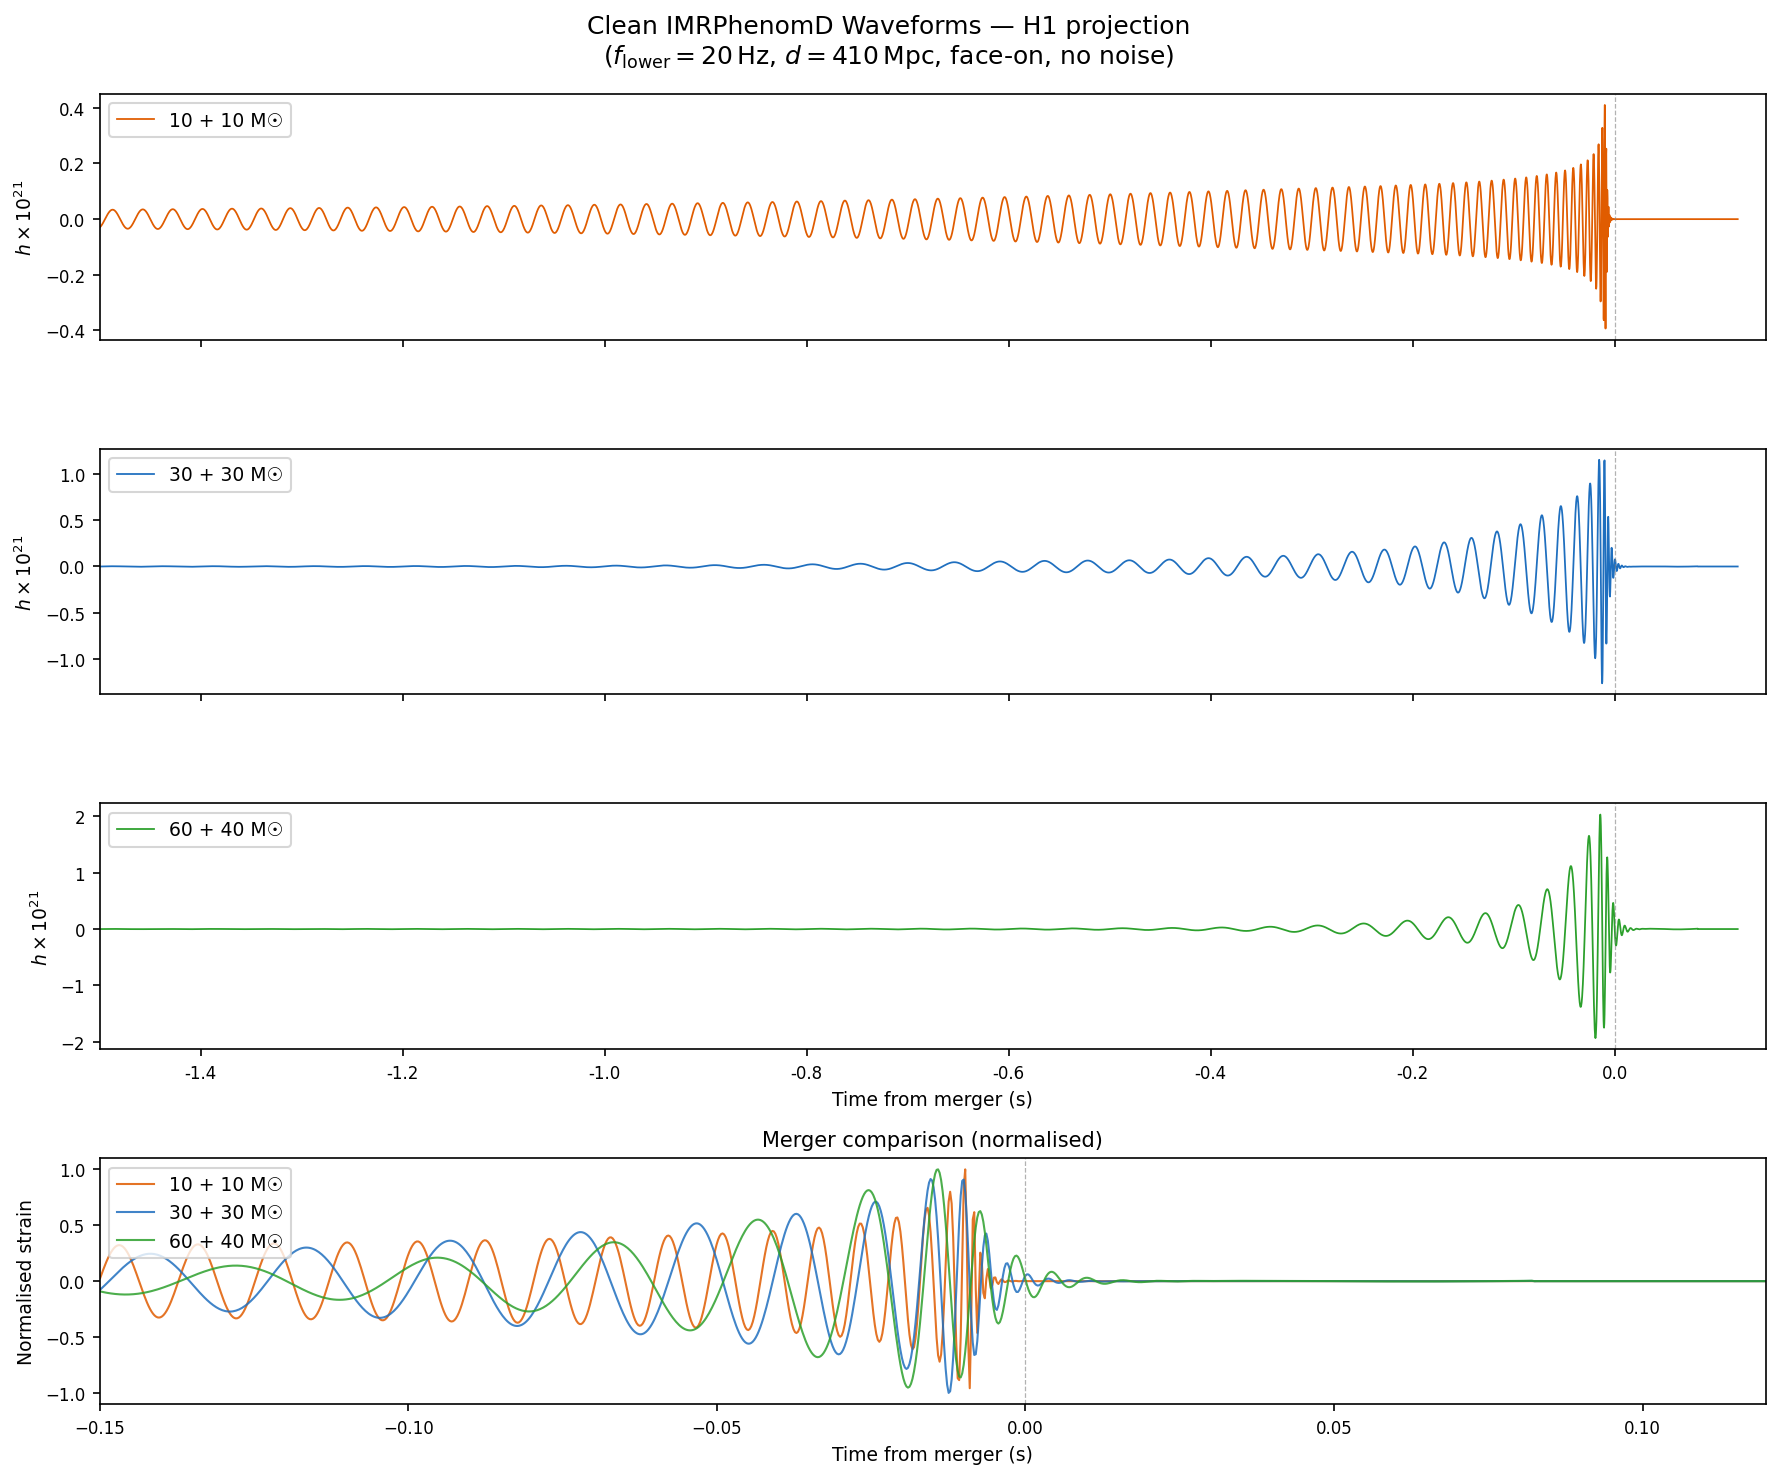

Reproduce this figure in Python.
"""
plot_waveform.py — Plot clean GW waveforms using the same pipeline as gw_datagen.py.

Pipeline (mirrors _generate_single_waveform exactly):
  1. get_fd_waveform  (delta_f = 1/256, IMRPhenomD)
  2. np.fft.irfft + scale by delta_f * N
  3. Assemble: last (target_length - n_ringdown) samples + first n_ringdown samples
  4. _apply_end_taper  (cosine-taper last 128 samples)
  5. highpass_fir at 35 Hz, 128 taps
  6. Detector.project_wave  (H1, face-on overhead)

Run:
    python plot_waveform.py
"""

import os
import numpy as np
import matplotlib.pyplot as plt
from pycbc.waveform import get_fd_waveform
from pycbc.types import TimeSeries
from pycbc.filter import highpass_fir
from pycbc.detector import Detector

# Import helpers directly from gw_datagen so the pipeline is identical
from gw_datagen import _apply_end_taper, _HIGHPASS_FC

# ---------------------------------------------------------------------------
# Parameters (match gw_datagen defaults)
# ---------------------------------------------------------------------------
SAMPLE_RATE  = 4096
DELTA_T      = 1.0 / SAMPLE_RATE
F_LOWER      = 20.0
F_FINAL      = 2048.0
DELTA_F_FD   = 1.0 / 256        # FD resolution used throughout gw_datagen
N_RINGDOWN   = 500               # merger + early ringdown samples kept
TARGET_LEN   = 16384             # 4 s at 4096 Hz
DETECTOR     = 'H1'
GPS_TIME     = 1126259462.4      # GW150914 epoch (same default as gw_datagen)

# (label, mass1, mass2, colour)
CONFIGS = [
    ("10 + 10 M\u2609",  10,  10, "#e05c00"),
    ("30 + 30 M\u2609",  30,  30, "#1f6fbf"),
    ("60 + 40 M\u2609",  60,  40, "#2ca02c"),
]

# Merger sits at this sample index after assembly
_MERGER_IDX = TARGET_LEN - N_RINGDOWN


def generate_clean_signal(m1, m2):
    """
    Generate a clean (noise-free) detector signal using the same FD->IRFFT
    pipeline as _generate_single_waveform in gw_datagen.py.

    Returns
    -------
    times : np.ndarray
        Time in seconds relative to merger (merger = 0).
    signal : np.ndarray
        Strain projected onto H1.
    """
    # Step 1: frequency-domain waveform
    hp_fd, hc_fd = get_fd_waveform(
        approximant='IMRPhenomD',
        mass1=m1,
        mass2=m2,
        spin1z=0.0,
        spin2z=0.0,
        inclination=0.0,
        coa_phase=0.0,
        distance=410.0,
        delta_f=DELTA_F_FD,
        f_lower=F_LOWER,
        f_final=F_FINAL,
    )

    # Step 2: IRFFT + correct normalisation
    hp_raw = np.fft.irfft(hp_fd.numpy())
    hc_raw = np.fft.irfft(hc_fd.numpy())
    N = len(hp_raw)
    hp_raw *= DELTA_F_FD * N
    hc_raw *= DELTA_F_FD * N

    # Step 3: assemble to TARGET_LEN
    if TARGET_LEN <= N:
        n_pre  = TARGET_LEN - N_RINGDOWN
        hp_arr = np.concatenate([hp_raw[N - n_pre:], hp_raw[:N_RINGDOWN]])
        hc_arr = np.concatenate([hc_raw[N - n_pre:], hc_raw[:N_RINGDOWN]])
    else:
        hp_arr = np.concatenate([np.zeros(TARGET_LEN - N), hp_raw])
        hc_arr = np.concatenate([np.zeros(TARGET_LEN - N), hc_raw])

    # Step 4: cosine-taper the tail (128 samples) to avoid filter edge effects
    hp_arr = _apply_end_taper(hp_arr)
    hc_arr = _apply_end_taper(hc_arr)

    # Step 5: highpass at 35 Hz, 128 taps
    hp_ts = TimeSeries(hp_arr.astype(np.float64), delta_t=DELTA_T)
    hc_ts = TimeSeries(hc_arr.astype(np.float64), delta_t=DELTA_T)
    hp_ts.start_time += GPS_TIME
    hc_ts.start_time += GPS_TIME
    hp_ts = highpass_fir(hp_ts, _HIGHPASS_FC, 128)
    hc_ts = highpass_fir(hc_ts, _HIGHPASS_FC, 128)

    # Step 6: project onto detector (face-on, directly overhead)
    det    = Detector(DETECTOR)
    signal = det.project_wave(hp_ts, hc_ts, ra=0.0, dec=np.pi / 2,
                               polarization=0.0, method='lal')

    sig = signal.numpy()
    sig_len = len(sig)
    if sig_len >= TARGET_LEN:
        sig = sig[sig_len - TARGET_LEN:]
    else:
        sig = np.concatenate([np.zeros(TARGET_LEN - sig_len, dtype=sig.dtype), sig])

    # Time axis relative to merger
    times = (np.arange(TARGET_LEN) - _MERGER_IDX) * DELTA_T
    return times, sig


# ---------------------------------------------------------------------------
# Generate waveforms
# ---------------------------------------------------------------------------
print(f"Generating {len(CONFIGS)} waveforms via FD->IRFFT pipeline ({DETECTOR})...")
results = []
for label, m1, m2, colour in CONFIGS:
    print(f"  {label} ...")
    t, s = generate_clean_signal(m1, m2)
    results.append((label, m1, m2, colour, t, s))

# ---------------------------------------------------------------------------
# Plot
# ---------------------------------------------------------------------------
fig, axes = plt.subplots(len(CONFIGS) + 1, 1, figsize=(12, 10))
fig.suptitle(
    f"Clean IMRPhenomD Waveforms — {DETECTOR} projection\n"
    r"($f_{\rm lower}=20\,{\rm Hz}$, $d=410\,{\rm Mpc}$, face-on, no noise)",
    fontsize=12,
)

SHOW_WINDOW = (-1.5, 0.15)   # seconds around merger

for ax, (label, m1, m2, colour, t, s) in zip(axes[:-1], results):
    mask = (t >= SHOW_WINDOW[0]) & (t <= SHOW_WINDOW[1])
    ax.plot(t[mask], s[mask] * 1e21, color=colour, linewidth=0.85, label=label)
    ax.axvline(0, color='grey', linewidth=0.6, linestyle='--', alpha=0.6)
    ax.set_xlim(*SHOW_WINDOW)
    ax.set_ylabel(r'$h\times10^{21}$', fontsize=9)
    ax.legend(loc='upper left', fontsize=9)
    ax.tick_params(labelsize=8)
    ax.set_xticklabels([])

# Bottom panel: normalised overlay zoomed to ±150 ms
ax_ov = axes[-1]
for label, m1, m2, colour, t, s in results:
    mask = (t >= -0.15) & (t <= 0.12)
    norm = np.max(np.abs(s[mask])) or 1.0
    ax_ov.plot(t[mask], s[mask] / norm, color=colour,
               linewidth=1.0, alpha=0.85, label=label)

ax_ov.axvline(0, color='grey', linewidth=0.6, linestyle='--', alpha=0.6)
ax_ov.set_xlim(-0.15, 0.12)
ax_ov.set_xlabel('Time from merger (s)', fontsize=9)
ax_ov.set_ylabel('Normalised strain', fontsize=9)
ax_ov.set_title('Merger comparison (normalised)', fontsize=10)
ax_ov.legend(loc='upper left', fontsize=9)
ax_ov.tick_params(labelsize=8)

# Shared x-label for upper panels
axes[-2].set_xticklabels(
    [f'{v:.1f}' for v in axes[-2].get_xticks()]
)
axes[-2].set_xlabel('Time from merger (s)', fontsize=9)

plt.tight_layout()
out = os.path.join(os.path.dirname(os.path.abspath(__file__)), 'plot_waveform.png')
plt.savefig(out, dpi=150, bbox_inches='tight')
print(f"Saved {out}")
try:
    plt.show()
except Exception:
    pass
